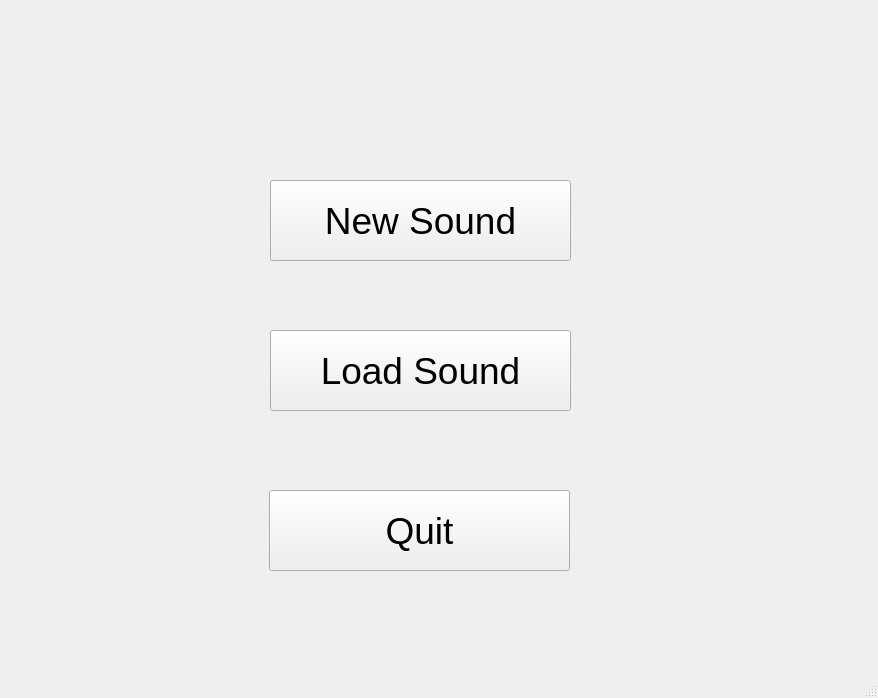
<?xml version="1.0" encoding="UTF-8"?>
<ui version="4.0">
 <class>APESMain</class>
 <widget class="QMainWindow" name="APESMain">
  <property name="geometry">
   <rect>
    <x>0</x>
    <y>0</y>
    <width>878</width>
    <height>698</height>
   </rect>
  </property>
  <property name="windowTitle">
   <string>MainWindow</string>
  </property>
  <widget class="QWidget" name="centralwidget">
   <widget class="QPushButton" name="pushButton">
    <property name="geometry">
     <rect>
      <x>270</x>
      <y>180</y>
      <width>301</width>
      <height>81</height>
     </rect>
    </property>
    <property name="font">
     <font>
      <pointsize>28</pointsize>
     </font>
    </property>
    <property name="text">
     <string>New Sound</string>
    </property>
   </widget>
   <widget class="QPushButton" name="pushButton_2">
    <property name="geometry">
     <rect>
      <x>270</x>
      <y>330</y>
      <width>301</width>
      <height>81</height>
     </rect>
    </property>
    <property name="font">
     <font>
      <pointsize>28</pointsize>
     </font>
    </property>
    <property name="text">
     <string>Load Sound</string>
    </property>
   </widget>
   <widget class="QPushButton" name="pushButton_4">
    <property name="geometry">
     <rect>
      <x>269</x>
      <y>490</y>
      <width>301</width>
      <height>81</height>
     </rect>
    </property>
    <property name="font">
     <font>
      <pointsize>28</pointsize>
     </font>
    </property>
    <property name="text">
     <string>Quit</string>
    </property>
   </widget>
   <widget class="QLabel" name="label">
    <property name="geometry">
     <rect>
      <x>0</x>
      <y>0</y>
      <width>871</width>
      <height>671</height>
     </rect>
    </property>
    <property name="text">
     <string/>
    </property>
   </widget>
   <widget class="QLabel" name="label_2">
    <property name="geometry">
     <rect>
      <x>216</x>
      <y>12</y>
      <width>411</width>
      <height>151</height>
     </rect>
    </property>
    <property name="text">
     <string/>
    </property>
   </widget>
   <zorder>label</zorder>
   <zorder>pushButton</zorder>
   <zorder>pushButton_2</zorder>
   <zorder>pushButton_4</zorder>
   <zorder>label_2</zorder>
  </widget>
  <widget class="QStatusBar" name="statusbar"/>
 </widget>
 <resources/>
 <connections/>
</ui>
